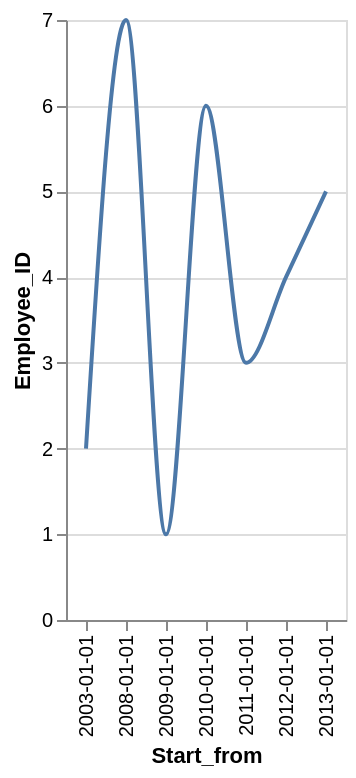

Write the Vega-Lite specification saved for this chart.
### Vega-Lite specification from a JSON file in a GitHub repository (floating-point values rounded to 4 significant figures)
{"data": {"values": [{"x_data": "2003-01-01", "y_data": 2}, {"x_data": "2008-01-01", "y_data": 7}, {"x_data": "2009-01-01", "y_data": 1}, {"x_data": "2010-01-01", "y_data": 6}, {"x_data": "2011-01-01", "y_data": 3}, {"x_data": "2012-01-01", "y_data": 4}, {"x_data": "2013-01-01", "y_data": 5}]}, "mark": {"type": "line", "interpolate": "monotone"}, "encoding": {"x": {"field": "x_data", "type": "nominal", "title": "Start_from", "sort": "ascending"}, "y": {"field": "y_data", "type": "quantitative", "title": "Employee_ID"}}}
